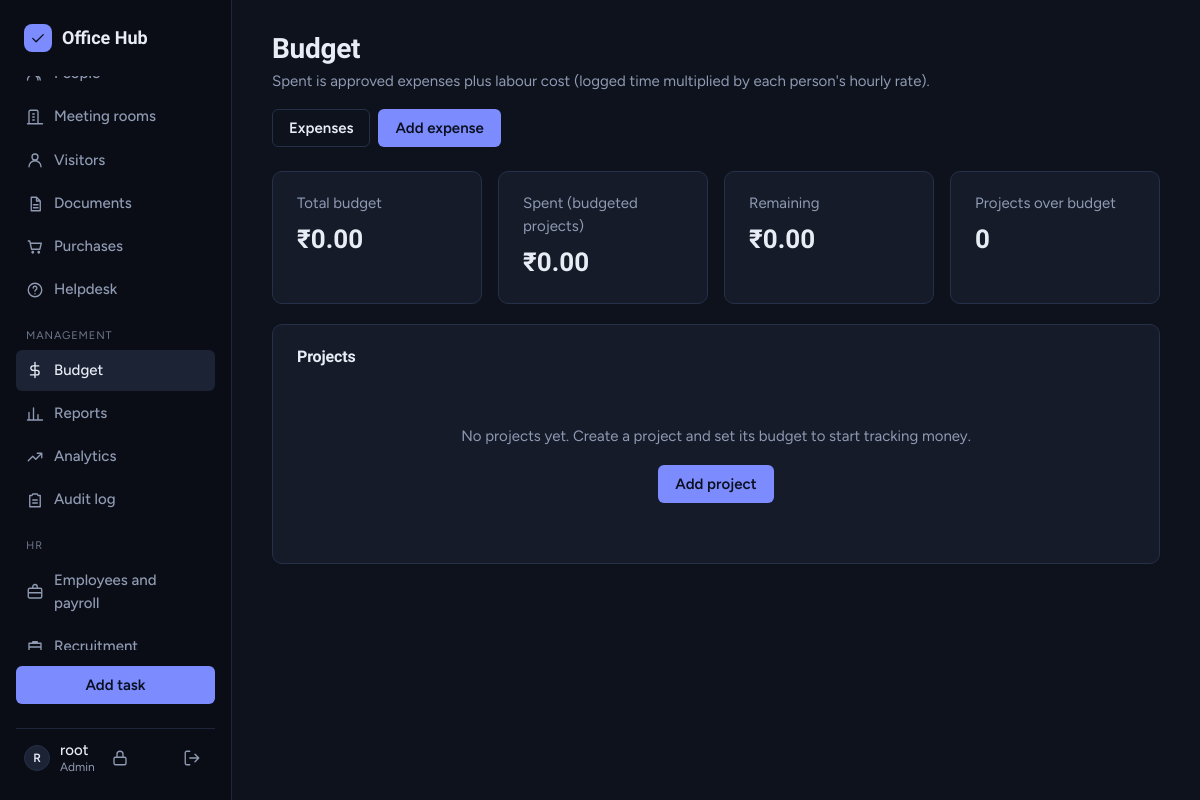
Before: /budget/ (signed in) with the older database file.
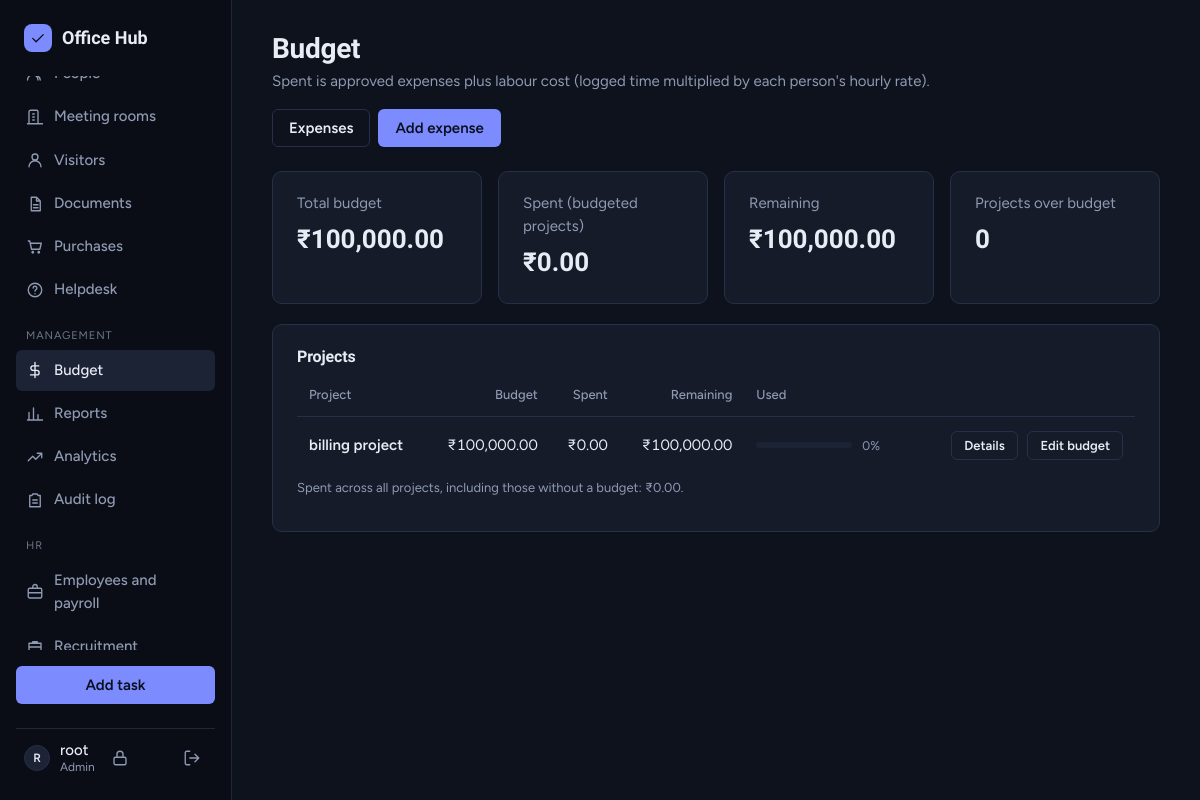
After: the same page with the newer database file.
### core/models.py (models this page shows, shortened)
class Project(models.Model):
    name = models.CharField(max_length=120, unique=True)
    description = models.TextField(blank=True)
    budget = models.DecimalField(
        max_digits=12, decimal_places=2, null=True, blank=True,
        validators=[MinValueValidator(0)],
        help_text='Total money available for this project. Leave empty if there is no budget.',
    )
    budget_alerted_level = models.PositiveSmallIntegerField(default=0, editable=False)
    is_private = models.BooleanField(
        default=False,
        help_text='Only the members below (and managers) can see the tasks of a private project.',
    )
    members = models.ManyToManyField(User, blank=True, related_name='member_projects')
    created_by = models.ForeignKey(User, on_delete=models.SET_NULL, null=True, blank=True, related_name='created_projects')
    created_at = models.DateTimeField(auto_now_add=True)
    class Meta:
        ordering = ['name']

### core/views_budget.py (the view)
# urls.py: path('budget/', views_budget.budget_overview, name='budget_overview'),
@login_required
@manager_required
def budget_overview(request):
    rates = hourly_rates()
    rows = []
    for project in Project.objects.all():
        summary = project_budget_summary(project, rates)
        rows.append({'project': project, **summary})
    rows.sort(key=lambda r: (r['percent'] is None, -(r['percent'] or 0), r['project'].name.lower()))
    with_budget = [r for r in rows if r['has_budget']]
    total_budget = sum((r['budget'] for r in with_budget), start=money(0))
    total_spent_budgeted = sum((r['spent'] for r in with_budget), start=money(0))
    total_spent_all = sum((r['spent'] for r in rows), start=money(0))
    return render(request, 'core/budget_overview.html', {
        'rows': rows,
        'total_budget': total_budget,
        'total_spent_budgeted': total_spent_budgeted,
        'total_spent_all': total_spent_all,
        'total_remaining': total_budget - total_spent_budgeted,
        'pending_review': Expense.objects.filter(status='submitted').count(),
        'over_count': sum(1 for r in rows if r['state'] == 'over'),
    })

### core/budget.py (called while the page is built)
def money(value):
    return Decimal(value).quantize(CENT, rounding=ROUND_HALF_UP)

def hourly_rates():
    return dict(UserProfile.objects.exclude(hourly_rate=None).values_list('user_id', 'hourly_rate'))

### core/context_processors.py (called while the page is built)
def app_context(request):
    user = getattr(request, 'user', None)
    if user is None or not user.is_authenticated:
        return {}
    return {
        'unread_notifications_count': Notification.objects.filter(user=user, is_read=False).count(),
        'user_role': role_of(user),
        'user_is_manager': is_manager(user),
        'user_is_hr': is_hr(user),
        'currency': settings.CURRENCY_SYMBOL,
    }

### core/permissions.py (called while the page is built)
def role_of(user):
    if not getattr(user, 'is_authenticated', False):
        return None
    if user.is_superuser:
        return 'admin'
    profile = getattr(user, 'profile', None)
    return profile.role if profile else 'member'

def is_manager(user):
    return role_of(user) in ('admin', 'manager')

def is_hr(user):
    return role_of(user) in ('admin', 'hr')

### core/templates/core/budget_overview.html (shortened to what the changed rows need)
{% extends 'core/base.html' %}
{% block content %}
<div class="page-head">
    <div>
        <h1>Budget</h1>
    </div>
</div>
<div class="stat-row">
    <div class="card stat"><span class="muted">Total budget</span><strong>{{ currency }}{{ total_budget|floatformat:"2g" }}</strong></div>
    <div class="card stat"><span class="muted">Remaining</span><strong class="{% if total_remaining < 0 %}overdue{% endif %}">{{ currency }}{{ total_remaining|floatformat:"2g" }}</strong></div>
</div>
<section class="card" aria-labelledby="projects-title">
    <h2 class="card-title" id="projects-title">Projects</h2>
    {% if rows %}
    <div class="table-wrap">
        <table class="data">
            <thead>
                <tr>
                    <th scope="col">Project</th>
                    <th scope="col" class="num">Budget</th>
                    <th scope="col" class="num">Spent</th>
                    <th scope="col" class="num">Remaining</th>
                    <th scope="col">Used</th>
                    <th scope="col"><span class="sr-only">Actions</span></th>
                </tr>
            </thead>
            <tbody>
                {% for r in rows %}
                <tr>
                    <td>
                        <a class="task-title" href="{% url 'project_budget' r.project.pk %}">{{ r.project.name }}</a>
                    </td>
                    <td class="num">{% if r.has_budget %}{{ currency }}{{ r.budget|floatformat:"2g" }}{% else %}<span class="muted">No budget</span>{% endif %}</td>
                    <td class="num">{{ currency }}{{ r.spent|floatformat:"2g" }}</td>
                    <td class="num">
                        {% if r.has_budget %}
                            {% if r.over_by %}<span class="overdue">{{ currency }}{{ r.over_by|floatformat:"2g" }} over</span>{% else %}{{ currency }}{{ r.remaining|floatformat:"2g" }}{% endif %}
                        {% else %}<span class="muted">-</span>{% endif %}
                    </td>
                    <td>
                        {% if r.has_budget %}
                        <div class="progress-cell">
                            <div class="meter meter-sm meter-{{ r.state }}" role="progressbar" aria-valuemin="0" aria-valuemax="100" aria-valuenow="{{ r.bar }}" aria-label="Budget used for {{ r.project.name }}"><span style="width: {{ r.bar }}%;"></span></div>
                            <small>{{ r.percent }}%</small>
                        </div>
                        {% else %}<span class="muted">-</span>{% endif %}
                    </td>
                    <td class="row-actions">
                        <a href="{% url 'project_budget' r.project.pk %}" class="btn btn-ghost btn-sm">Details</a>
                        <a href="{% url 'project_edit' r.project.pk %}" class="btn btn-ghost btn-sm">Edit budget</a>
                    </td>
                </tr>
                {% endfor %}
            </tbody>
        </table>
    </div>
    <p class="help">Spent across all projects, including those without a budget: {{ currency }}{{ total_spent_all|floatformat:"2g" }}.</p>
    {% else %}
    <div class="empty">
        <p>No projects yet. Create a project and set its budget to start tracking money.</p>
        <a href="{% url 'project_add' %}" class="btn btn-primary">Add project</a>
    </div>
    {% endif %}
</section>
{% endblock %}

Changed rows visible on the page:
added Project: project.name "billing project", currency "₹", budget "100,000.00", spent "0.00", remaining "100,000.00", percent "0"
Other visible differences:
{{ total_budget|floatformat:"2g" }}: "0.00" → "100,000.00"
{{ total_remaining|floatformat:"2g" }}: "0.00" → "100,000.00"
{{ currency }}: (not shown) → "₹"
{{ total_spent_all|floatformat:"2g" }}: (not shown) → "0.00"
text no longer shown: "No projects yet. Create a project and set its budget to start tracking money. Add project"
text now shown: "Project Budget Spent Remaining Used Spent across all projects, including those without a budget: ."
